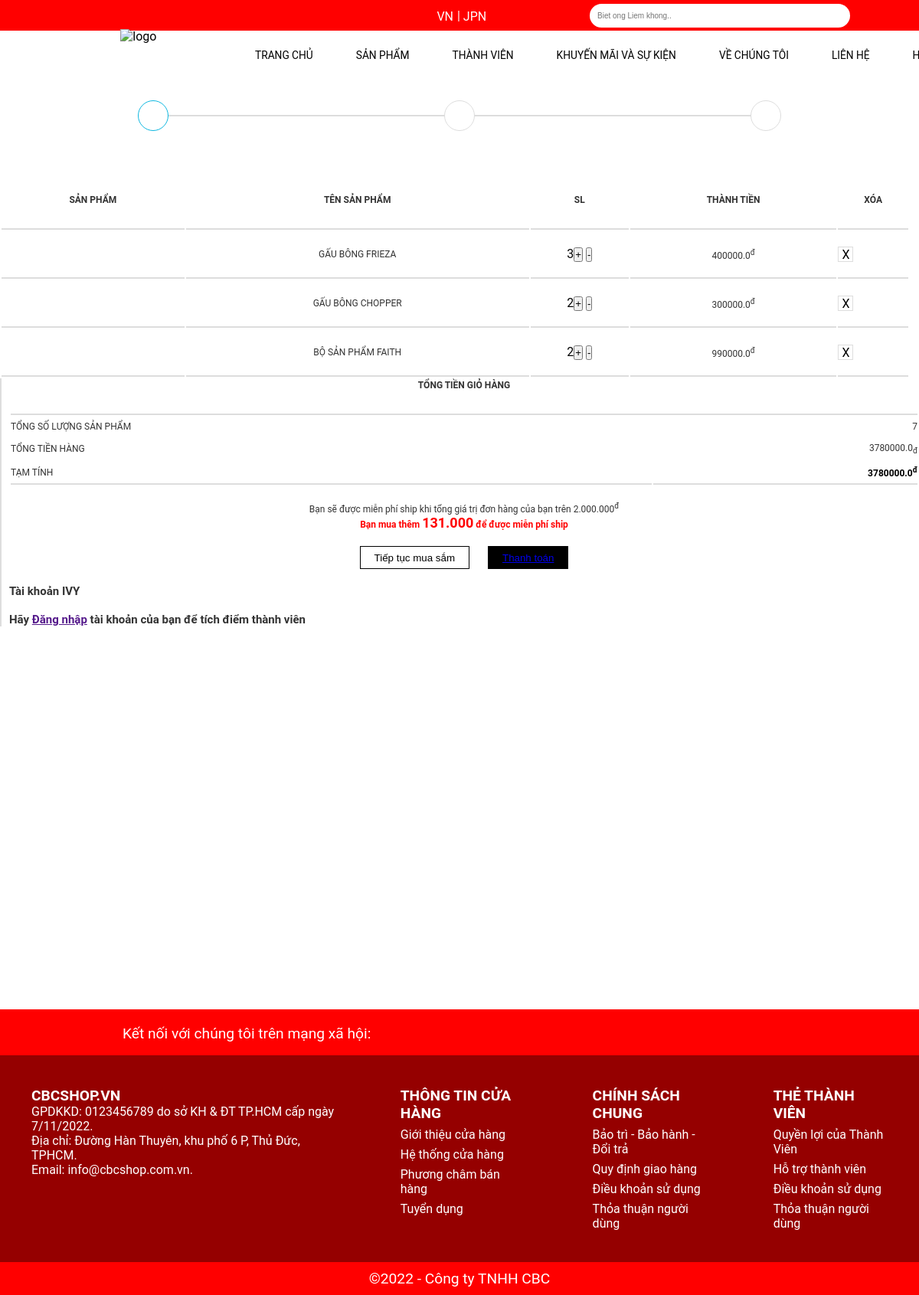
The page /cart/ (signed in) on the database as committed earlier.
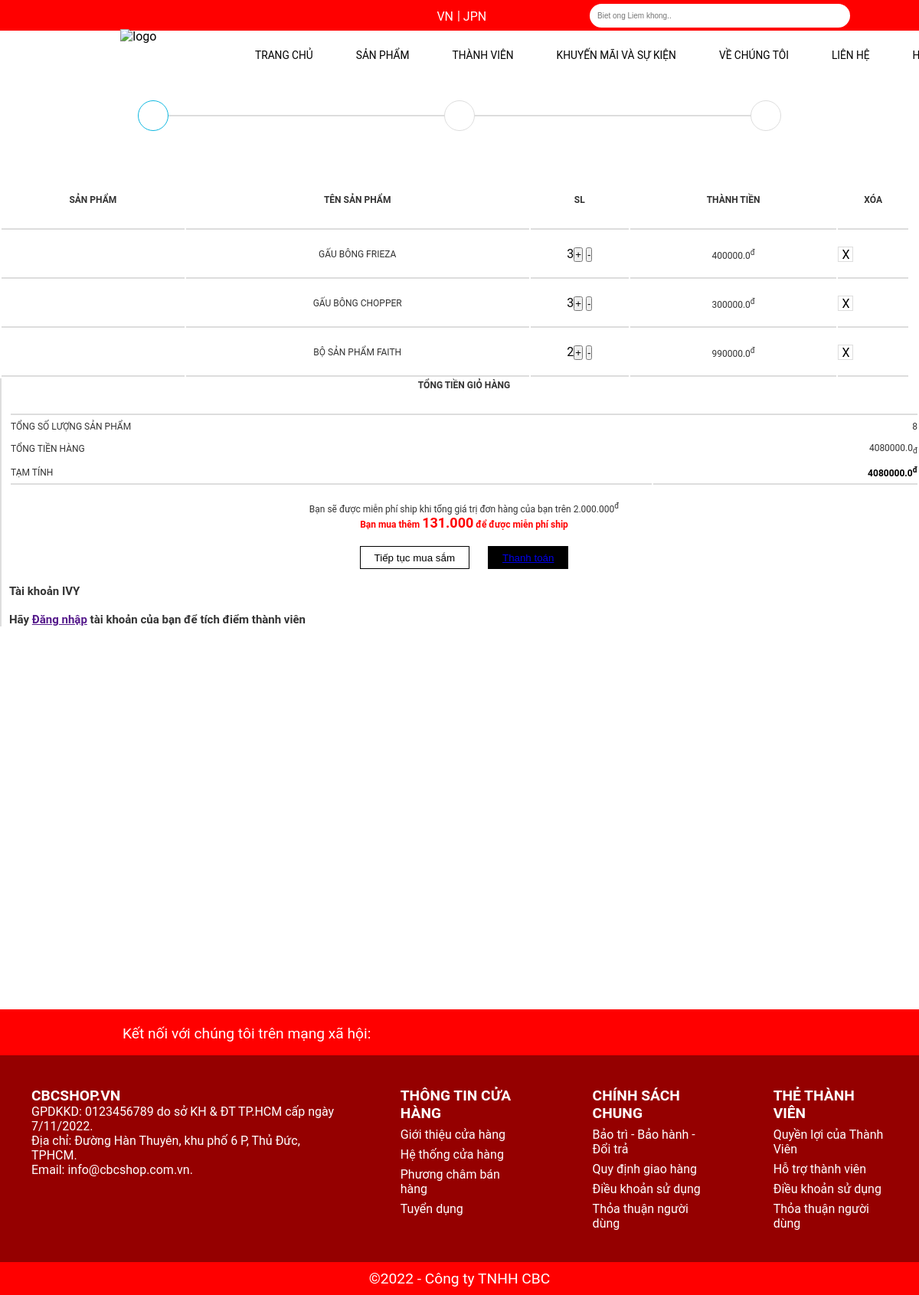
The same page on the database as committed later.
### my_app/models.py (models this page shows, shortened)
class OrderItem(models.Model):
    product = models.ForeignKey(Product, on_delete=models.SET_NULL,blank=True,null=True)
    order = models.ForeignKey(Order, on_delete=models.SET_NULL, blank=True, null=True)
    quantity = models.IntegerField(default=0,null=True,blank=True)
    date_added = models.DateTimeField(auto_now_add=True)
    @property
    def get_total(self):
        total = self.product.price * self.quantity
        return total

class Order(models.Model):
    customer = models.ForeignKey(Customer, on_delete=models.SET_NULL,blank=True,null=True)
    date_order = models.DateTimeField(auto_now_add=True)
    complete = models.BooleanField(default = False,null=True,blank=False)
    transaction_id = models.CharField(max_length=200,null=True)
    @property
    def get_cart_item(self):
        orderitems = self.orderitem_set.all()
        total = sum([item.quantity for item in orderitems])
        return total
    @property
    def get_cart_total(self):
        orderitems = self.orderitem_set.all()
        total = sum([item.get_total for item in orderitems])
        return total

class Product(models.Model):
    ID = models.IntegerField(primary_key=True)
    category = models.ManyToManyField(Category,related_name="product")
    name = models.CharField(max_length=200, null=True)
    price = models.FloatField()
    categy = models.CharField(max_length=200,null=True)
    sell = models.IntegerField()
    image = models.ImageField(null=True,blank=True)
    sale = models.IntegerField(null=True)
    @property
    def ImageURL(self):
        try:
            url = self.image.url
        except:
            url = ''
        return url

### my_app/views.py (the view)
# urls.py: path('cart/',views.cart, name='cart'),
def cart(request):
    if request.user.is_authenticated:
        customer = request.user.customer
        order, created = Order.objects.get_or_create(customer = customer,complete = False)
        items = order.orderitem_set.all()
    else:
        items = []
        order = {'get_cart_item':0,'get_cart_total':0}
    context={'items':items, 'order':order}
    return render(request, 'html/cart.html', context)

### my_app/templates/html/cart.html
{% extends 'html/base.html' %}
{% load static %}
{% block cart_content %}
<head>
    <link rel="stylesheet" href="{% static 'assets/cart.css' %}">
</head>
<section class="cart">
    <div class="container">
        <div class="cart-top-wrap">
            <div class="cart-top">
                <div class="cart-top-cart cart-top-item">
                    <i class="fas fa-shopping-cart"></i>
                </div>
                <div class="cart-top-adress cart-top-item">
                    <i class="fas fa-map-marker-alt"></i>
                </div>
                <div class="cart-top-payment cart-top-item">
                    <i class="fas fa-money-check-alt"></i>
                </div>
            </div>
        </div>
        <div class="container">
            <div class="cart-content row">
                <div class="cart-content-left">
                    <table>
                        <tr>
                            <th>Sản phẩm</th>
                            <th>Tên sản phẩm</th>
                            <th>SL</th>
                            <th>Thành tiền</th>
                            <th>Xóa</th>
                        </tr>
                        {% for item in items %}
                        <tr>
                            <td><img src="{{item.product.ImageURL}}" alt=""></td>
                            <td><p>{{item.product.name}}</p></td>
                            <td>{{item.quantity}}<button data-product="{{item.product.ID}}" data-action="add" class="update-cart">+</button>
                                <button data-product="{{item.product.ID}}" data-action="remove" class="update-cart">-</button></td>
                            <td><p>{{item.product.price}}<sup>đ</sup></p></td>
                            <td><span>X</span></td>
                        </tr>
                        {% endfor %}
                    </table>
                </div>
                <div class="cart-content-right">
                    <table>
                        <tr>
                            <th colspan="2">TỔNG TIỀN GIỎ HÀNG</th>
                        </tr>
                        <tr>
                            <td>TỔNG SỐ LƯỢNG SẢN PHẨM</td>
                            <td>{{order.get_cart_item}}</td>
                        </tr>
                        <tr>
                            <td>TỔNG TIỀN HÀNG</td>
                            <td><p>{{order.get_cart_total}}<sub>đ</sub></p></td>
                        </tr>
                        <tr>
                            <td>TẠM TÍNH</td>
                            <td><p style="color: black; font-weight: bold;">{{order.get_cart_total}}<sup>đ</sup></p></td>
                        </tr>
                    </table>
                    <div class="cart-content-right-text">
                        <p>Bạn sẽ được miễn phí ship khi tổng giá trị đơn hàng của bạn trên 2.000.000<sup>đ</sup></p>
                        <p style="color: red; font-weight:bold">Bạn mua thêm <span style="font-size: 18px;">131.000</span> để được miễn phí ship</p>
                    </div>
                    <div class="cart-content-right-button">
                        <button>Tiếp tục mua sắm</button>
                        <button><a href="{% url 'delivery' %}">Thanh toán</a></button>
                    </div>
                    <div class="cart-content-right-dangnhap">
                        <p>Tài khoản IVY</p><br>
                        <p>Hãy <a href="">Đăng nhập</a> tài khoản của bạn để tích điểm thành viên</p>
                    </div>
                </div>
            </div>
        </div>
    </div>
</section>
{% endblock cart_content %}

Rows that differ between the two databases and show on the page:
changed OrderItem "GẤU BÔNG CHOPPER": quantity "2" → "3"
changed through a linked row, Order: get_cart_item "7" → "8"; get_cart_total "3780000.0" → "4080000.0"
